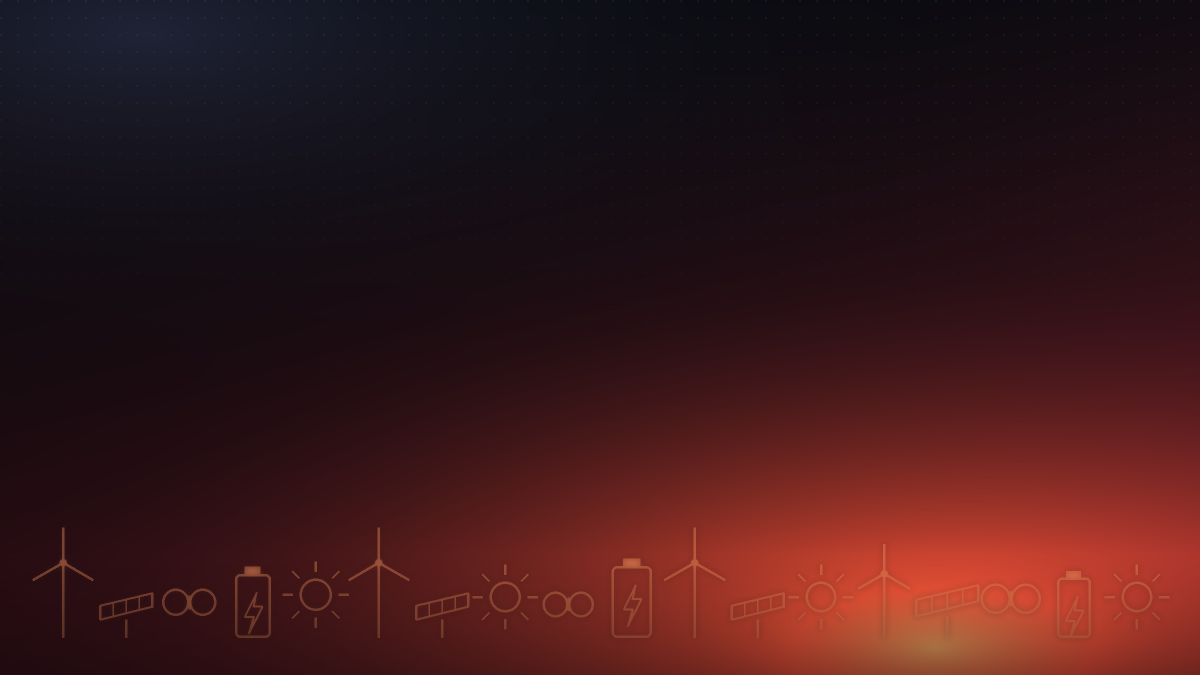
#> input picture assets/calendar_hero_bg.png, 2400 x 1350 px (shown at 1/2 size)
$ python -i render_proposal.py   (imports and definitions only)
#> lines starting #> are read from the running program, lines starting #| are printed output that depends on the picture
# -*- coding: utf-8 -*-
"""Design-proposal renderer for the ATA webinar report — EU-PROJECTS LOOK.

Light grey canvas + bold solid-orange blocks + charcoal text/dividers, matching
ATA_Insights_Partner_Pitch_v5.pptx. Real stats from the Phase-1 engine + manual
marketing data, rendered to PNG (Pillow) and assembled into a PPTX.
i18n: every visible label is in STRINGS[lang] (en/es/it/pl).
"""
from __future__ import annotations
import os, sys
from PIL import Image, ImageDraw, ImageFont, ImageOps

sys.path.insert(0, os.path.dirname(os.path.dirname(os.path.abspath(__file__))))
from engine.ingest import build_stats, load_registrations

# ---------------------------------------------------------------- paths (portable)
import tempfile
_HERE = os.path.dirname(os.path.abspath(__file__))          # report_core/design
_REPO = os.path.dirname(os.path.dirname(_HERE))             # renmad_generator
FONTS = os.path.join(_REPO, "assets", "fonts")
ATA_LOGO = os.path.join(_REPO, "assets", "logos", "logo_ata_insights.png")
ASSETS = os.path.join(tempfile.gettempdir(), "ata_report_assets")  # per-run; overridden by generate_report
OUT = os.path.join(tempfile.gettempdir(), "ata_report_out")
# [2 lines not run here, left out]
ANNOTATE = False   # when True, add a "highlight / why it matters" note to each stat slide
SUFFIX = ""        # output filename suffix (e.g. "_annotated")
COVER_PHOTOS = []  # native editable speaker photos for the cover slide (px coords)
LINK_INFO = None   # clickable hyperlink rect for the engagement (YouTube) slide
NATIVE_NUMS = []   # editable text overlays (so EVERY label can be typed over in PowerPoint)
_CUR_SLIDE = 0     # deck index of the slide currently being drawn (set by each slide fn)

# native-text overlay support: text is NOT baked into the slide PNG; instead every
# label is added as a real, editable PowerPoint text box (build_pptx) and painted
# back onto the on-disk PNG only for the in-app preview (_bake_preview).
_KIND2FILE = {"black": "Montserrat-Black.ttf", "bold": "Montserrat-Bold.ttf",
              "semi": "Montserrat-SemiBold.ttf", "reg": "Inter-Regular.ttf"}
_KIND2PPTX = {"black": ("Montserrat Black", False), "bold": ("Montserrat", True),
              "semi": ("Montserrat SemiBold", False), "reg": ("Inter", False)}
_FILE2KIND = {"montserrat-black.ttf": "black", "montserrat-bold.ttf": "bold",
              "montserrat-semibold.ttf": "semi", "inter-regular.ttf": "reg"}
_MEASURE = ImageDraw.Draw(Image.new("RGB", (8, 8)))

def _slide(n):
    global _CUR_SLIDE; _CUR_SLIDE = n

# [8 lines left out: function _kind_of, not called in this run]

def _px_of(font):
    return max(1, int(round(getattr(font, "size", 24 * SCALE) / SCALE)))

def _font1(kind, px):
    return ImageFont.truetype(os.path.join(FONTS, _KIND2FILE[kind]), int(px))

# [22 lines left out: functions nnum, _num_bbox, _num_bbox, not called in this run]

# ---------------------------------------------------------------- palette (EU look)
ORANGE = (255, 74, 0)
CORAL  = (255, 107, 53)
LIGHT  = (255, 145, 77)
GREY   = (236, 237, 238)   # canvas background
TRACK  = (220, 221, 223)   # bar track on grey
LINE   = (205, 206, 208)
CHAR   = (28, 37, 41)
DEEP   = (16, 22, 24)
WHITE  = (255, 255, 255)
MUTE   = (120, 124, 128)
YELLOW = (255, 196, 0)
TEAL   = (0, 168, 150)
GREEN  = (46, 125, 50)
RAMP   = [ORANGE, CORAL, LIGHT, (255, 179, 122), (255, 205, 160), CHAR]
ACCENTS = [ORANGE, CORAL, TEAL, YELLOW, GREEN, LIGHT]
ICON = {"people":"E716","org":"E825","globe":"E774","video":"E714","gauge":"EC4A","mic":"E720",
        "clock":"E917","group":"E902","pin":"E707","send":"E724","mail":"E715","click":"E7C9",
        "play":"E768","star":"E735","like":"E8E1","megaphone":"E789","power":"E81D","brief":"E821","phone":"E717"}
_icon_candidates = [os.path.join(FONTS, "SegoeIcons.ttf"), r"C:\Windows\Fonts\SegoeIcons.ttf",
                    r"C:\Windows\Fonts\segmdl2.ttf"]
ICON_FONT_PATH = next((p for p in _icon_candidates if os.path.exists(p)), _icon_candidates[0])
REPORT_VERSION = "24 Sep 2026 · v3"   # shown on the Reports page to confirm the live code
# fixed contact portrait (Cintia) bundled in the repo
CONTACT_PHOTO = os.path.join(_REPO, "assets", "report", "cintia_tight.png")

W, H = 1920, 1080
SCALE = 2

# ---------------------------------------------------------------- fonts
def _f(name, size): return ImageFont.truetype(os.path.join(FONTS, name), size * SCALE)
def black(s): return _f("Montserrat-Black.ttf", s)
def bold(s):  return _f("Montserrat-Bold.ttf", s)
def semi(s):  return _f("Montserrat-SemiBold.ttf", s)
def reg(s):   return _f("Inter-Regular.ttf", s)

# ---------------------------------------------------------------- i18n
STRINGS = {
 "en": {"report":"MARKETING & AUDIENCE REPORT","partner":"In partnership with","moderator":"Moderator",
        "sec_facts":"KEY FACTS","facts_title":"The event in numbers","by_country":"By country",
        "facts_ctx":["professionals signed up","unique organisations","across the world","on Zoom + YouTube","of registrants joined live","expert + moderator"],
        "registrations":"Registrations",
        "companies":"Companies","countries":"Countries","live":"Total viewers","attendance":"Attendance rate",
        "speakers":"Speakers","sec_aud":"AUDIENCE","country_title":"Where they joined from","by_region":"By region",
        "countries_rep":"countries represented","ind_title":"Who registered","ind_note":"other / unspecified",
        "sec_comp":"COMPANIES","comp_title":"Who registered","sel_comp":"Selected registered companies",
        "sec_eng":"ENGAGEMENT","eng_title":"How they watched","ge30":"stayed 30 min or more","avg_conn":"Avg. connection",
        "peak":"Peak concurrent","top_country":"Top country","live_countries":"countries live","minutes":"min",
        "retention":"Time connected (Zoom)","retention_fun":"Almost everyone stayed!","watch_yt":"Watch again on YouTube","yt_pending":"views — to be confirmed","views":"views",
        "sec_reach":"MARKETING REACH","reach_title":"How we filled the room","delivered":"emails sent to our database","opened":"opened email",
        "clicked":"clicked one or more links in the email","campaign":"Campaign","sent":"Sent","opens":"Opens","clicks":"Clicks","call_wa":"Call / WhatsApp",
        "db_note":"Reaching our database of 86,000+ energy professionals","sec_orgs":"AUDIENCE",
        "orgs_title":"Top job titles","orgs_sub":"The most senior roles among the live audience",
        "sec_contact":"LET'S TALK","contact_title":"Shall we talk about your next event?",
        "contact_sub":"For questions, comments or partnership proposals, reach out directly.",
        "watch_rec":"Watch the recording & download materials",
        "seg":{"Developers & IPPs":"Developers & IPPs","Utilities & Energy":"Utilities & Energy",
               "Finance & Advisory":"Finance & Advisory","EPC, Tech & Equipment":"EPC, Tech & Equipment"}},
 "es": {"report":"REPORTE DE MARKETING Y AUDIENCIA","partner":"En colaboración con","moderator":"Moderadora",
        "sec_facts":"DATOS CLAVE","facts_title":"El evento en cifras","by_country":"Por país",
        "facts_ctx":["profesionales inscritos","organizaciones únicas","en todo el mundo","en Zoom + YouTube","de los registrados, en directo","experta + moderadora"],
        "registrations":"Registros",
        "companies":"Empresas","countries":"Países","live":"Espectadores totales","attendance":"Tasa de asistencia",
        "speakers":"Ponentes","sec_aud":"AUDIENCIA","country_title":"Desde dónde se conectaron","by_region":"Por región",
        "countries_rep":"países representados","ind_title":"Quién se registró","ind_note":"otros / sin especificar",
        "sec_comp":"EMPRESAS","comp_title":"Quién se registró","sel_comp":"Empresas registradas destacadas",
        "sec_eng":"ENGAGEMENT","eng_title":"Cómo lo siguieron","ge30":"permaneció 30 min o más","avg_conn":"Conexión media",
        "peak":"Pico simultáneo","top_country":"País principal","live_countries":"países en directo","minutes":"min",
        "retention":"Tiempo conectado (Zoom)","retention_fun":"¡Casi todos se quedaron!","watch_yt":"Vuelve a verlo en YouTube","yt_pending":"visualizaciones — por confirmar","views":"visualizaciones",
        "sec_reach":"ALCANCE DE MARKETING","reach_title":"Cómo llenamos la sala","delivered":"emails enviados a nuestra base","opened":"abrieron el email",
        "clicked":"hicieron clic en uno o más enlaces del email","campaign":"Campaña","sent":"Enviados","opens":"Aperturas","clicks":"Clics","call_wa":"Llamada / WhatsApp",
        "db_note":"Llegando a nuestra base de 86.000+ profesionales del sector","sec_orgs":"AUDIENCIA",
        "orgs_title":"Principales cargos","orgs_sub":"Los cargos más senior de la audiencia en directo",
        "sec_contact":"HABLEMOS","contact_title":"¿Hablamos de tu próximo evento?",
        "contact_sub":"Para dudas, comentarios o propuestas de colaboración, contáctanos directamente.",
        "watch_rec":"Ve la grabación y descarga los materiales",
        "seg":{"Developers & IPPs":"Desarrolladores e IPP","Utilities & Energy":"Utilities y energía",
               "Finance & Advisory":"Finanzas y asesoría","EPC, Tech & Equipment":"EPC, tecnología y equipo"}},
 "it": {"report":"REPORT DI MARKETING E AUDIENCE","partner":"In collaborazione con","moderator":"Moderatrice",
        "sec_facts":"DATI CHIAVE","facts_title":"L'evento in numeri","by_country":"Per paese",
        "facts_ctx":["professionisti iscritti","organizzazioni uniche","in tutto il mondo","su Zoom + YouTube","dei registrati, in diretta","esperto + moderatrice"],
        "registrations":"Registrazioni",
        "companies":"Aziende","countries":"Paesi","live":"Spettatori totali","attendance":"Tasso di partecipazione",
        "speakers":"Relatori","sec_aud":"AUDIENCE","country_title":"Da dove si sono collegati","by_region":"Per regione",
        "countries_rep":"paesi rappresentati","ind_title":"Chi si è registrato","ind_note":"altri / non specificato",
        "sec_comp":"AZIENDE","comp_title":"Chi si è registrato","sel_comp":"Aziende registrate selezionate",
        "sec_eng":"ENGAGEMENT","eng_title":"Come hanno seguito","ge30":"è rimasto 30 min o più","avg_conn":"Connessione media",
        "peak":"Picco simultaneo","top_country":"Paese principale","live_countries":"paesi live","minutes":"min",
        "retention":"Tempo connesso (Zoom)","retention_fun":"Quasi tutti sono rimasti!","watch_yt":"Rivedi su YouTube","yt_pending":"visualizzazioni — da confermare","views":"visualizzazioni",
        "sec_reach":"REACH DI MARKETING","reach_title":"Come abbiamo riempito la sala","delivered":"email inviate al nostro database","opened":"hanno aperto l'email",
        "clicked":"hanno cliccato uno o più link dell'email","campaign":"Campagna","sent":"Inviate","opens":"Aperture","clicks":"Clic","call_wa":"Chiamata / WhatsApp",
        "db_note":"Raggiungendo il nostro database di 86.000+ professionisti del settore","sec_orgs":"AUDIENCE",
        "orgs_title":"Principali ruoli","orgs_sub":"I ruoli più senior tra il pubblico live",
        "sec_contact":"PARLIAMONE","contact_title":"Parliamo del tuo prossimo evento?",
        "contact_sub":"Per domande, commenti o proposte di collaborazione, contattaci direttamente.",
        "watch_rec":"Guarda la registrazione e scarica i materiali",
        "seg":{"Developers & IPPs":"Developer e IPP","Utilities & Energy":"Utility ed energia",
               "Finance & Advisory":"Finanza e consulenza","EPC, Tech & Equipment":"EPC, tech e forniture"}},
 "pl": {"report":"RAPORT MARKETINGOWY I AUDYTORIUM","partner":"We współpracy z","moderator":"Moderatorka",
        "sec_facts":"KLUCZOWE DANE","facts_title":"Wydarzenie w liczbach","by_country":"Według kraju",
        "facts_ctx":["zarejestrowanych profesjonalistów","unikalnych organizacji","na całym świecie","na Zoom + YouTube","zarejestrowanych, na żywo","ekspert + moderatorka"],
        "registrations":"Rejestracje",
        "companies":"Firmy","countries":"Kraje","live":"Łączna widownia","attendance":"Frekwencja",
        "speakers":"Prelegenci","sec_aud":"AUDYTORIUM","country_title":"Skąd dołączyli","by_region":"Według regionu",
        "countries_rep":"reprezentowanych krajów","ind_title":"Kto się zarejestrował","ind_note":"inne / nieokreślone",
        "sec_comp":"FIRMY","comp_title":"Kto się zarejestrował","sel_comp":"Wybrane zarejestrowane firmy",
        "sec_eng":"ZAANGAŻOWANIE","eng_title":"Jak oglądali","ge30":"pozostało 30 min lub dłużej","avg_conn":"Śr. połączenie",
        "peak":"Szczyt jednoczesny","top_country":"Główny kraj","live_countries":"krajów na żywo","minutes":"min",
        "retention":"Czas połączenia (Zoom)","retention_fun":"Prawie wszyscy zostali!","watch_yt":"Obejrzyj ponownie na YouTube","yt_pending":"wyświetleń — do potwierdzenia","views":"wyświetleń",
        "sec_reach":"ZASIĘG MARKETINGOWY","reach_title":"Jak zapełniliśmy salę","delivered":"e-maili wysłanych do naszej bazy","opened":"otworzyło e-mail",
        "clicked":"kliknęło co najmniej jeden link w e-mailu","campaign":"Kampania","sent":"Wysłane","opens":"Otwarcia","clicks":"Kliknięcia","call_wa":"Telefon / WhatsApp",
        "db_note":"Docierając do bazy 86 000+ specjalistów branży","sec_orgs":"PUBLICZNOŚĆ",
        "orgs_title":"Najczęstsze stanowiska","orgs_sub":"Najbardziej senioralne stanowiska wśród publiczności na żywo",
        "sec_contact":"POROZMAWIAJMY","contact_title":"Porozmawiamy o Twoim kolejnym wydarzeniu?",
        "contact_sub":"W razie pytań lub propozycji współpracy skontaktuj się z nami bezpośrednio.",
        "watch_rec":"Obejrzyj nagranie i pobierz materiały",
        "seg":{"Developers & IPPs":"Deweloperzy i IPP","Utilities & Energy":"Utilities i energia",
               "Finance & Advisory":"Finanse i doradztwo","EPC, Tech & Equipment":"EPC, technologia i sprzęt"}},
}

# ---------------------------------------------------------------- webinar meta + manual data
WEBINAR = {
 "title_lines": ["BESS Procurement", "& QAQC"],
 "subtitle": "Challenges and best practices to maximise ROI",
 "date": "28 May 2026",
 "speakers": [
    {"name":"Lluís Millet Biosca","role":"Senior Consultant, Energy Storage","org":"One Hub Energy","photo":"speaker_lluis.png","mod":False},
    {"name":"Cristina Galán","role":"Content & Event Manager","org":"ATA Insights","photo":"speaker_cristina.png","mod":True},
 ],
 "sponsor_logo":"sponsor_onehub.png",
 "youtube":"youtube.com/live/kYhS0sBKhaY",
 "youtube_url":"https://youtube.com/live/kYhS0sBKhaY",
 "youtube_views":"171",   # auto-fetched via yt-dlp (extract_info view_count)
 "contact": {"name":"Cintia Hernández","role":"Business Development","email":"cintia.hernandez@ata.email"},
 "email": {"delivered":"410K+","opened":"106K+","clicked":"42K+",
    "rows":[("E-shot 1 · Apr 15","11,081","3,783","400"),
            ("E-shot 2 (resend) · Apr 29","7,350","795","98"),
            ("Weekly Spanish ×7","253,786","57,966","22,227"),
            ("Weekly English ×7","138,648","44,028","19,827")]},
 # company showcase grouped by segment (real registrants)
 "segments": [
    ("Developers & IPPs", ["Acciona Energía","Zelestra","Sonnedix","RP-Global","OPDEnergy","Elawan","Q Energy","Grenergy"]),
    ("Utilities & Energy", ["Repsol","Naturgy","Engie","EDP","Galp","TotalEnergies","Voltalia","Alpiq"]),
    ("Finance & Advisory", ["Abanca","BEC Capital","Alantra","Infranity","Fichtner","KPMG","PwC","Quintas Energy"]),
    ("EPC, Tech & Equipment", ["ABB","Hitachi Energy","Huawei","NHOA Energy","Nidec","Elecnor","Ferrovial","Wood"]),
 ],
 # auto-shortlist targets for "most relevant organizations" (display, match keywords)
 "org_targets": [
    ("Repsol",["repsol"]),("Naturgy",["naturgy"]),("Engie",["engie"]),("TotalEnergies",["totalenergies"]),
    ("Hitachi Energy",["hitachienergy"]),("Huawei",["huawei"]),("NHOA Energy",["nhoa.energy"]),
    ("Zelestra",["zelestra"]),("Sonnedix",["sonnedix"]),("RP-Global",["rp-global"]),
    ("Q Energy",["qenergy"]),("Acciona",["acciona"]),("Galp",["galp"]),("Quintas Energy",["quintasenergy"]),
    ("Lightsource bp",["lightsourcebp"]),("ABB",["@it.abb","@abb"]),
 ],
}

# ---------------------------------------------------------------- draw helpers
def canvas(bg=GREY):
    img = Image.new("RGB", (W*SCALE, H*SCALE), bg); return img, ImageDraw.Draw(img)
# [11 lines left out: function T, not called in this run]

def _draw_text(d, xy, text, font, fill, anchor="la", spacing=4):
    """Bake text straight onto the supersampled canvas (used only for the preview)."""
    d.text((xy[0]*SCALE, xy[1]*SCALE), text, font=font, fill=fill, anchor=anchor, spacing=spacing*SCALE)
def tw(d, text, font):
    b = d.textbbox((0,0), text, font=font); return (b[2]-b[0])/SCALE
def rrect(d, box, radius, fill=None, outline=None, width=1):
    d.rounded_rectangle([c*SCALE for c in box], radius=radius*SCALE, fill=fill, outline=outline, width=width*SCALE)
def rect(d, box, fill):
    d.rectangle([c*SCALE for c in box], fill=fill)
# [14 lines left out: functions card, square_crop, not called in this run]

def clean_avatar(path, crop_bottom=0.24, bias_y=0.16):
    """Remove the logo band baked into the bottom of the speaker card, then
    square-crop the photo so it FILLS the circle (person + studio background,
    no white floating). Cached as _avatar.png."""
#> called with path = '../../assets/calendar_hero_bg.png', crop_bottom = 0.24, bias_y = 0.16
    out = os.path.splitext(path)[0] + "_avatar.png"
    if os.path.exists(out):
        return out
    p = Image.open(path).convert("RGB")
#> p is the input picture: PIL image 2400x1350 RGB; mean R, G, B 58, 23.9, 26
    w,h = p.size
#> w = 2400; h = 1350
    p = p.crop((0, 0, w, int(h*(1-crop_bottom))))      # drop the logo band
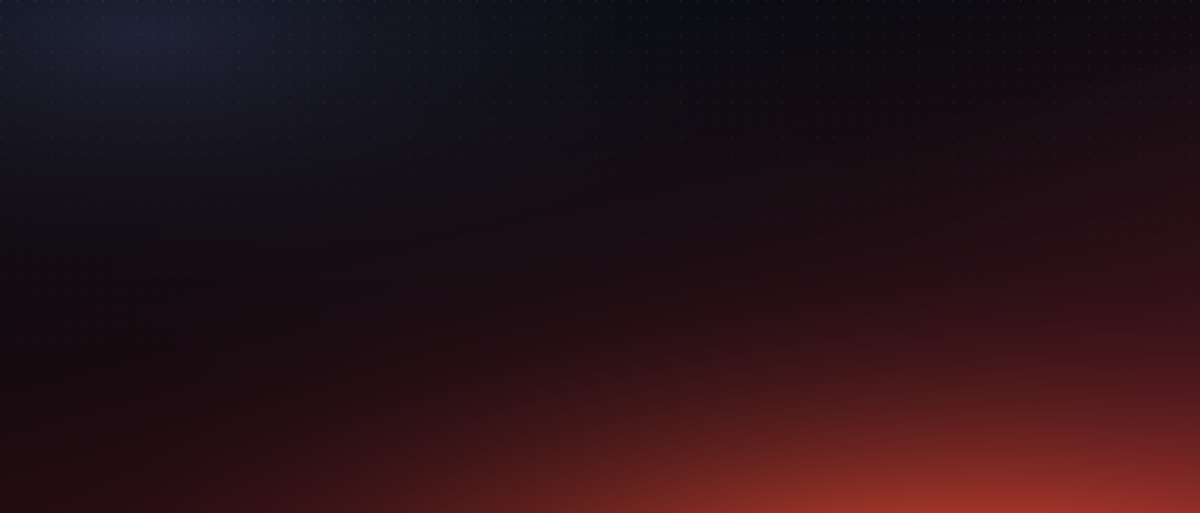
#> p: PIL image 2400x1026 RGB (shown at 1/2 size); mean R, G, B 39.5, 18.3, 23.7
    w,h = p.size; sq = min(w,h)
#> after `w, h = p.size`: h = 1026
#> after `sq = min(w, h)`: sq = 1026
    left = (w-sq)//2; top = int((h-sq)*bias_y)
#> after `left = (w - sq) // 2`: left = 687
#> after `top = int((h - sq) * bias_y)`: top = 0
    p.crop((left, top, left+sq, top+sq)).save(out)
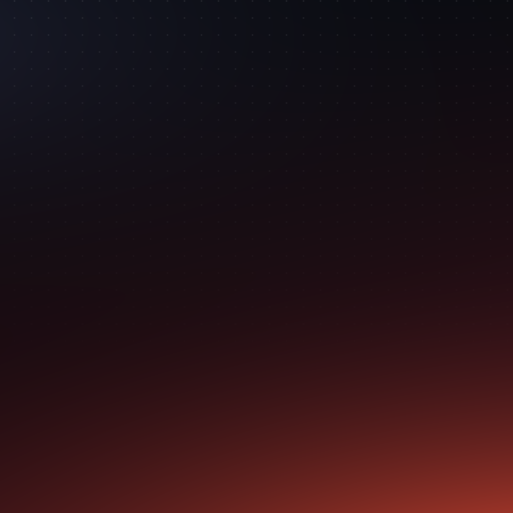
#> saved as calendar_hero_bg_avatar.png: PIL image 1026x1026 RGB (shown at 1/2 size); mean R, G, B 38.5, 17.8, 22.5
    return out
# [62 lines left out: functions paste_cover, paste_portrait, paste_logo, circle_photo, hbars, donut and 3 more, not called in this run]

# ---------------------------------------------------------------- icons & playful bits
def _ifont(size): return ImageFont.truetype(ICON_FONT_PATH, int(size*SCALE))
def icon(d, cx, cy, key, size, color):
    d.text((cx*SCALE, cy*SCALE), chr(int(ICON[key],16)), font=_ifont(size), fill=color, anchor="mm")
def badge(d, cx, cy, r, bg, key, icol, isize):
    d.ellipse([(cx-r)*SCALE,(cy-r)*SCALE,(cx+r)*SCALE,(cy+r)*SCALE], fill=bg)
    icon(d, cx, cy, key, isize, icol)
def star(d, cx, cy, size, color):
    icon(d, cx, cy, "star", size, color)
# [13 lines left out: functions halftone, callout, not called in this run]

# --- "read the text if you want" highlight notes (annotated version only) ---
INSIGHTS = {
 "facts": "602 registrations from 490 companies in 65 countries — and a 27% live show-up, above the 20-25% norm.",
 "country": "Europe-led at 75% with a strong 14% from LATAM — 65 countries point to export-ready, cross-border demand.",
 "industries": "Mostly developers, IPPs and EPC contractors — the people who actually buy and build BESS, not just analysts.",
 "companies": "Tier-1 developers, utilities, financiers and EPC / tech suppliers — direct reach into the full BESS value chain.",
 "engagement": "77% stayed 30+ minutes and watched 52 of 60 on average — a high-intent, sticky audience, not casual drop-ins.",
 "reach": "410K+ deliveries and 106K+ opens put the sponsor's topic in front of our 86K database many times over.",
 "orgs": "Senior, technically-relevant roles from leading energy companies watched live — the contacts a sponsor wants.",
}
# [473 lines left out: functions ctop, draw_insight, chips, wrap_lines, slide_cover, hero_tile and 11 more, not called in this run]


# families used by the editable text -> the font file(s) that back each PowerPoint slot
_EMBED_FONTS = [
    ("Montserrat Black",    {"regular": "Montserrat-Black.ttf"}),
    ("Montserrat SemiBold", {"regular": "Montserrat-SemiBold.ttf"}),
    ("Montserrat",          {"regular": "Montserrat-Regular.ttf", "bold": "Montserrat-Bold.ttf"}),
    ("Inter",               {"regular": "Inter-Regular.ttf"}),
]

# [176 lines left out: functions _embed_fonts, _bake_preview, generate_report, not called in this run]

>>> result = clean_avatar('../../assets/calendar_hero_bg.png')
